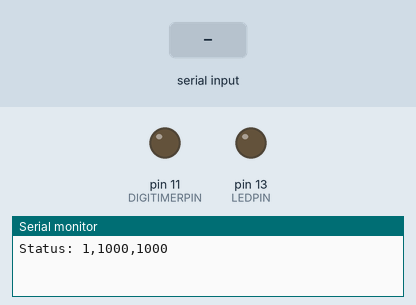
This sketch was run on a simulated Arduino Uno, built with avr-gcc and run on an emulated ATmega328P. Shown: output pins drawn as LEDs (lit = HIGH), the last lines printed to the serial monitor. Dashed ring = blinking. The test bench sets the inputs (shaded band). Pins used as bus, display or sensor lines are not drawn.

Above: at 0.1 s.
At 1.2 s:
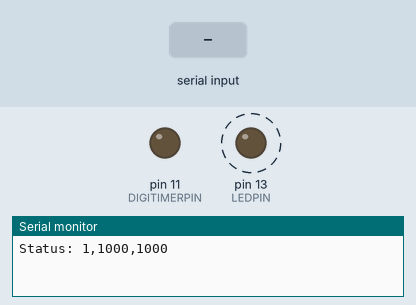
1.3 s: "90,45\n" received over Serial
At 2.05 s:
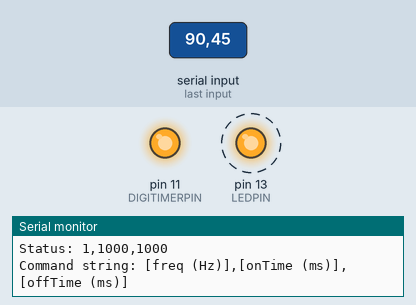
Timing chart, 0 to 13.3 s (numbered marks = the images above; inputs shaded):
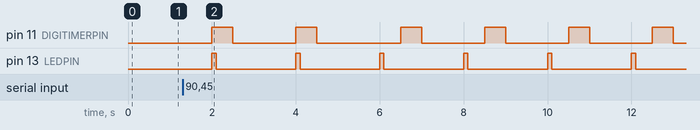

The sketch:

Arduino_Digitimer_Generator.ino
```cpp
#include <EEPROM.h>
#include "TimerOne.h"

#define MSEC(X) ((X)*1000)
#define HZ(X) long((1e6/(X)))

#define DIGITIMERPIN 11
#define TRIGGERPIN 12
#define LEDPIN 13

#define ON 1
#define OFF (!ON)

const unsigned long triggerLength = 100;

volatile bool runPulse = false;
unsigned int onTime = 1000;
unsigned int offTime = 1000;
unsigned long lastOn = 0;
unsigned int frequency = 1;
String receivedString = "";

void readEEPROM()
{
  unsigned int tmp;
  int eeAddress = 0;
  EEPROM.get(eeAddress, tmp);
  if (tmp > 0 && tmp < 1000)
  {
    frequency = tmp;
  }

  eeAddress += sizeof(tmp);
  EEPROM.get(eeAddress, tmp);
  if (tmp > 100 && tmp < 10000)
  {
    onTime = tmp;
  }

  eeAddress += sizeof(tmp);
  EEPROM.get(eeAddress, tmp);
  if (tmp > 100 && tmp < 10000)
  {
    offTime = tmp;
  }
}

void writeEEPROM()
{
  int eeAddress = 0;
  EEPROM.put(eeAddress, frequency);

  eeAddress += sizeof(frequency);
  EEPROM.put(eeAddress, onTime);

  eeAddress += sizeof(onTime);
  EEPROM.put(eeAddress, offTime);
}

void checkPulse()
{
  //Serial.println("Pulse");
  if (runPulse)
  {
    digitalWrite(DIGITIMERPIN, !digitalRead(DIGITIMERPIN));
  }
  else
  {
    digitalWrite(DIGITIMERPIN, OFF);
  }
}

void printStatus()
{
  Serial.print("Status: ");
  Serial.print(frequency);
  Serial.print(",");
  Serial.print(onTime);
  Serial.print(",");
  Serial.print(offTime);
  Serial.println("");
}

void parseString(String s)
{
  if (s == "?")
  {
    printStatus();
    return;
  }

  int freq, onT, offT;
  char strChar[512];
  s.toCharArray(strChar, 512);
  sscanf(strChar, "%d,%d,%d", &freq, &onT, &offT);
  if (freq > 0 && (onT > 100 && onT < 10000) && (offT > 100 && offT < 10000))
  {
    frequency = freq;
    Timer1.setPeriod(HZ(frequency*2));
    //Timer1.start();
    onTime = onT;
    offTime = offT;
    Serial.print("Setting freq: ");
    Serial.print(frequency);
    Serial.print(" Hz, OnTime: ");
    Serial.print(onTime);
    Serial.print(" ms, OffTime: ");
    Serial.print(offTime);
    Serial.println(" ms");
    writeEEPROM();
  } else
  {
    Serial.println("Command string: [freq (Hz)],[onTime (ms)],[offTime (ms)]");
  }

}

void setup() {
  Serial.begin(9600);
  pinMode(DIGITIMERPIN, OUTPUT);
  pinMode(TRIGGERPIN, OUTPUT);
  pinMode(LEDPIN, OUTPUT);
  readEEPROM();
  printStatus();
  Timer1.initialize(HZ(frequency*2));
  Timer1.attachInterrupt(checkPulse);
}

void loop() {
  while (Serial.available() > 0)
  {
    char c = Serial.read();
    if (c == '\n')
    {
      parseString(receivedString);
      receivedString = "";
    }
    else
    {
      receivedString += c;
    }
  }

  unsigned long m = millis();
  //Serial.print("LastOn: ");
  //Serial.print(lastOn);
  //Serial.print(" m: ");
  //Serial.println(m);
  if (m >= lastOn + onTime + offTime)
  {
    lastOn = m;
    //Serial.println("Trigger on");
    digitalWrite(LEDPIN, ON);
    digitalWrite(TRIGGERPIN, ON);
    digitalWrite(DIGITIMERPIN, ON);
    runPulse = true;
    //Timer1.start();
  }

  if (m >= lastOn + triggerLength)
  {
    //Serial.println("Trigger off");
    digitalWrite(LEDPIN, OFF);
    digitalWrite(TRIGGERPIN, OFF);
  }

  if (m >= lastOn + onTime)
  {
    runPulse = false;
  }
}
```

Measured:
- by itself, pin 13 (LEDPIN): alternates HIGH for 0.10 s and LOW for 1.9 s
